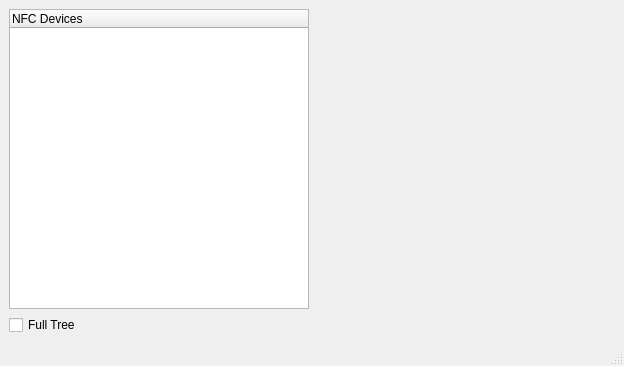
<?xml version="1.0" encoding="UTF-8"?>
<ui version="4.0">
 <class>MainWindow</class>
 <widget class="QMainWindow" name="MainWindow">
  <property name="geometry">
   <rect>
    <x>0</x>
    <y>0</y>
    <width>618</width>
    <height>362</height>
   </rect>
  </property>
  <property name="windowTitle">
   <string>DeskNFC</string>
  </property>
  <widget class="QWidget" name="centralwidget">
   <layout class="QGridLayout" name="gridLayout">
    <item row="0" column="0">
     <layout class="QHBoxLayout" name="horizontalLayout_2" stretch="0">
      <item>
       <layout class="QVBoxLayout" name="verticalLayout_5">
        <item>
         <layout class="QHBoxLayout" name="horizontalLayout_9">
          <item>
           <widget class="QTreeWidget" name="treeWidget">
            <property name="sizePolicy">
             <sizepolicy hsizetype="MinimumExpanding" vsizetype="MinimumExpanding">
              <horstretch>0</horstretch>
              <verstretch>0</verstretch>
             </sizepolicy>
            </property>
            <property name="minimumSize">
             <size>
              <width>300</width>
              <height>300</height>
             </size>
            </property>
            <column>
             <property name="text">
              <string>NFC Devices</string>
             </property>
            </column>
           </widget>
          </item>
          <item>
           <widget class="QWidget" name="infosWidget" native="true">
            <property name="sizePolicy">
             <sizepolicy hsizetype="Expanding" vsizetype="Expanding">
              <horstretch>0</horstretch>
              <verstretch>0</verstretch>
             </sizepolicy>
            </property>
            <property name="minimumSize">
             <size>
              <width>300</width>
              <height>200</height>
             </size>
            </property>
            <property name="maximumSize">
             <size>
              <width>9999</width>
              <height>9999</height>
             </size>
            </property>
           </widget>
          </item>
         </layout>
        </item>
        <item>
         <widget class="QCheckBox" name="fullTreeCheckBox">
          <property name="text">
           <string>Full Tree</string>
          </property>
         </widget>
        </item>
       </layout>
      </item>
     </layout>
    </item>
   </layout>
  </widget>
  <widget class="QStatusBar" name="statusbar"/>
  <action name="quitAction">
   <property name="text">
    <string>Quit</string>
   </property>
  </action>
 </widget>
 <resources/>
 <connections>
  <connection>
   <sender>quitAction</sender>
   <signal>triggered()</signal>
   <receiver>MainWindow</receiver>
   <slot>close()</slot>
   <hints>
    <hint type="sourcelabel">
     <x>-1</x>
     <y>-1</y>
    </hint>
    <hint type="destinationlabel">
     <x>286</x>
     <y>223</y>
    </hint>
   </hints>
  </connection>
 </connections>
</ui>
